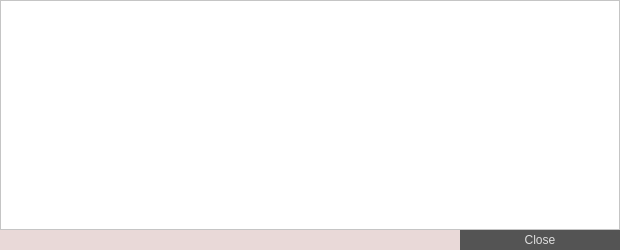
<?xml version="1.0" encoding="UTF-8"?>
<ui version="4.0">
 <class>TransactionDescDialog</class>
 <widget class="QDialog" name="TransactionDescDialog">
  <property name="geometry">
   <rect>
    <x>0</x>
    <y>0</y>
    <width>620</width>
    <height>250</height>
   </rect>
  </property>
  <property name="palette">
   <palette>
    <active>
     <colorrole role="Button">
      <brush brushstyle="SolidPattern">
       <color alpha="255">
        <red>233</red>
        <green>217</green>
        <blue>216</blue>
       </color>
      </brush>
     </colorrole>
     <colorrole role="Base">
      <brush brushstyle="SolidPattern">
       <color alpha="255">
        <red>233</red>
        <green>217</green>
        <blue>216</blue>
       </color>
      </brush>
     </colorrole>
     <colorrole role="Window">
      <brush brushstyle="SolidPattern">
       <color alpha="255">
        <red>233</red>
        <green>217</green>
        <blue>216</blue>
       </color>
      </brush>
     </colorrole>
    </active>
    <inactive>
     <colorrole role="Button">
      <brush brushstyle="SolidPattern">
       <color alpha="255">
        <red>233</red>
        <green>217</green>
        <blue>216</blue>
       </color>
      </brush>
     </colorrole>
     <colorrole role="Base">
      <brush brushstyle="SolidPattern">
       <color alpha="255">
        <red>233</red>
        <green>217</green>
        <blue>216</blue>
       </color>
      </brush>
     </colorrole>
     <colorrole role="Window">
      <brush brushstyle="SolidPattern">
       <color alpha="255">
        <red>233</red>
        <green>217</green>
        <blue>216</blue>
       </color>
      </brush>
     </colorrole>
    </inactive>
    <disabled>
     <colorrole role="Button">
      <brush brushstyle="SolidPattern">
       <color alpha="255">
        <red>233</red>
        <green>217</green>
        <blue>216</blue>
       </color>
      </brush>
     </colorrole>
     <colorrole role="Base">
      <brush brushstyle="SolidPattern">
       <color alpha="255">
        <red>233</red>
        <green>217</green>
        <blue>216</blue>
       </color>
      </brush>
     </colorrole>
     <colorrole role="Window">
      <brush brushstyle="SolidPattern">
       <color alpha="255">
        <red>233</red>
        <green>217</green>
        <blue>216</blue>
       </color>
      </brush>
     </colorrole>
    </disabled>
   </palette>
  </property>
  <property name="windowTitle">
   <string>Transaction details</string>
  </property>
  <layout class="QVBoxLayout" name="verticalLayout">
   <property name="spacing">
    <number>0</number>
   </property>
   <property name="margin">
    <number>0</number>
   </property>
   <item>
    <widget class="QTextEdit" name="detailText">
     <property name="palette">
      <palette>
       <active>
        <colorrole role="Base">
         <brush brushstyle="SolidPattern">
          <color alpha="255">
           <red>255</red>
           <green>255</green>
           <blue>255</blue>
          </color>
         </brush>
        </colorrole>
        <colorrole role="Window">
         <brush brushstyle="SolidPattern">
          <color alpha="255">
           <red>255</red>
           <green>255</green>
           <blue>255</blue>
          </color>
         </brush>
        </colorrole>
       </active>
       <inactive>
        <colorrole role="Base">
         <brush brushstyle="SolidPattern">
          <color alpha="255">
           <red>255</red>
           <green>255</green>
           <blue>255</blue>
          </color>
         </brush>
        </colorrole>
        <colorrole role="Window">
         <brush brushstyle="SolidPattern">
          <color alpha="255">
           <red>255</red>
           <green>255</green>
           <blue>255</blue>
          </color>
         </brush>
        </colorrole>
       </inactive>
       <disabled>
        <colorrole role="Base">
         <brush brushstyle="SolidPattern">
          <color alpha="255">
           <red>255</red>
           <green>255</green>
           <blue>255</blue>
          </color>
         </brush>
        </colorrole>
        <colorrole role="Window">
         <brush brushstyle="SolidPattern">
          <color alpha="255">
           <red>255</red>
           <green>255</green>
           <blue>255</blue>
          </color>
         </brush>
        </colorrole>
       </disabled>
      </palette>
     </property>
     <property name="toolTip">
      <string>This pane shows a detailed description of the transaction</string>
     </property>
     <property name="readOnly">
      <bool>true</bool>
     </property>
    </widget>
   </item>
   <item>
    <widget class="QDialogButtonBox" name="buttonBox">
     <property name="styleSheet">
      <string notr="true">QPushButton {
	background-color: #545454;
	color: #DEDEDE;
	border: 0px solid gray;
	max-height: 20px;
	min-height: 20px;
	max-width: 160px;
	min-width: 160px;
}

QPushButton:hover {
	background-color: #6E6E6E;
}

QPushButton:pressed:flat {
	background-color: #424242;
}</string>
     </property>
     <property name="orientation">
      <enum>Qt::Horizontal</enum>
     </property>
     <property name="standardButtons">
      <set>QDialogButtonBox::Close</set>
     </property>
    </widget>
   </item>
  </layout>
 </widget>
 <resources/>
 <connections>
  <connection>
   <sender>buttonBox</sender>
   <signal>accepted()</signal>
   <receiver>TransactionDescDialog</receiver>
   <slot>accept()</slot>
   <hints>
    <hint type="sourcelabel">
     <x>248</x>
     <y>254</y>
    </hint>
    <hint type="destinationlabel">
     <x>157</x>
     <y>274</y>
    </hint>
   </hints>
  </connection>
  <connection>
   <sender>buttonBox</sender>
   <signal>rejected()</signal>
   <receiver>TransactionDescDialog</receiver>
   <slot>reject()</slot>
   <hints>
    <hint type="sourcelabel">
     <x>316</x>
     <y>260</y>
    </hint>
    <hint type="destinationlabel">
     <x>286</x>
     <y>274</y>
    </hint>
   </hints>
  </connection>
 </connections>
</ui>
